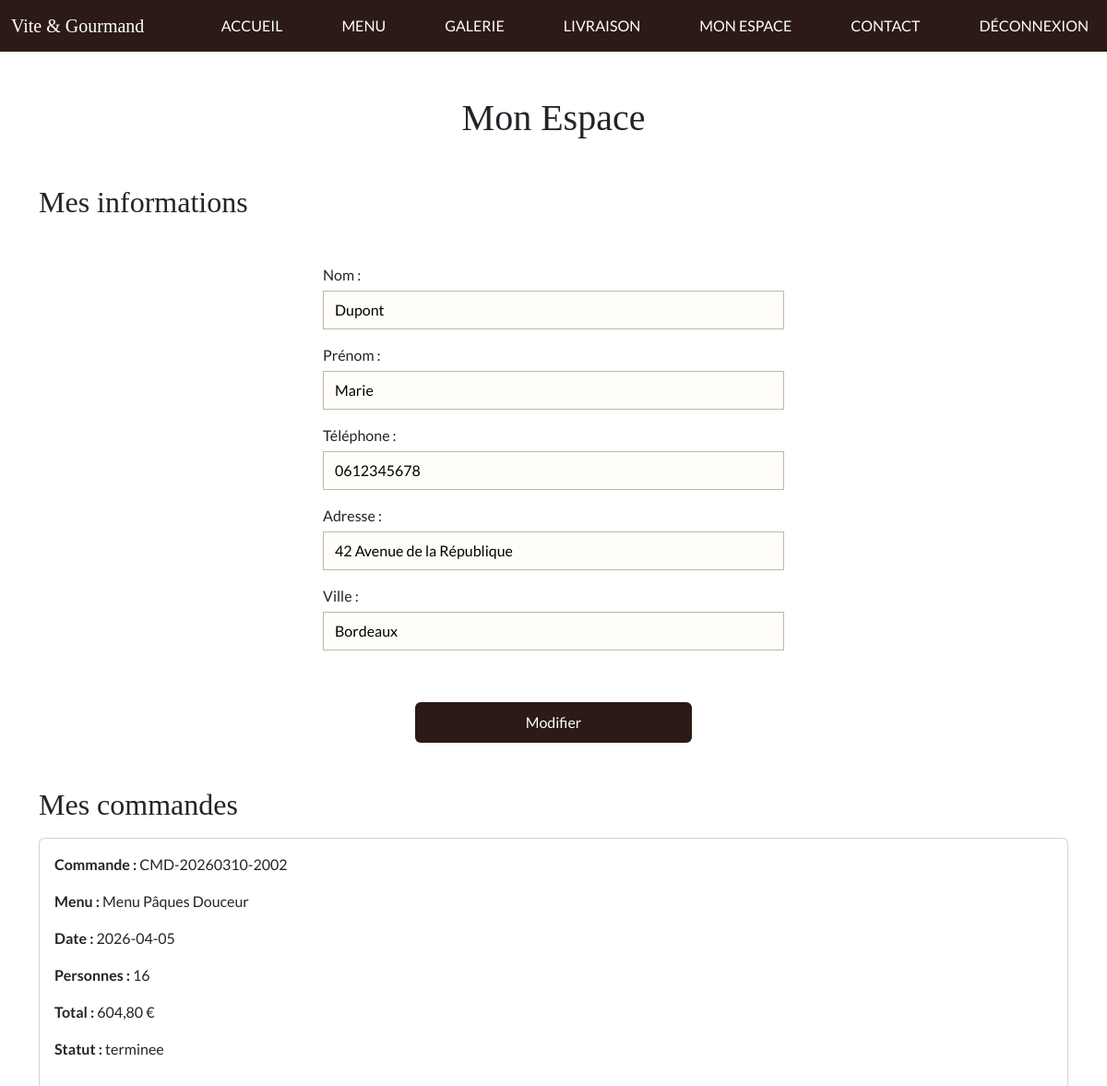
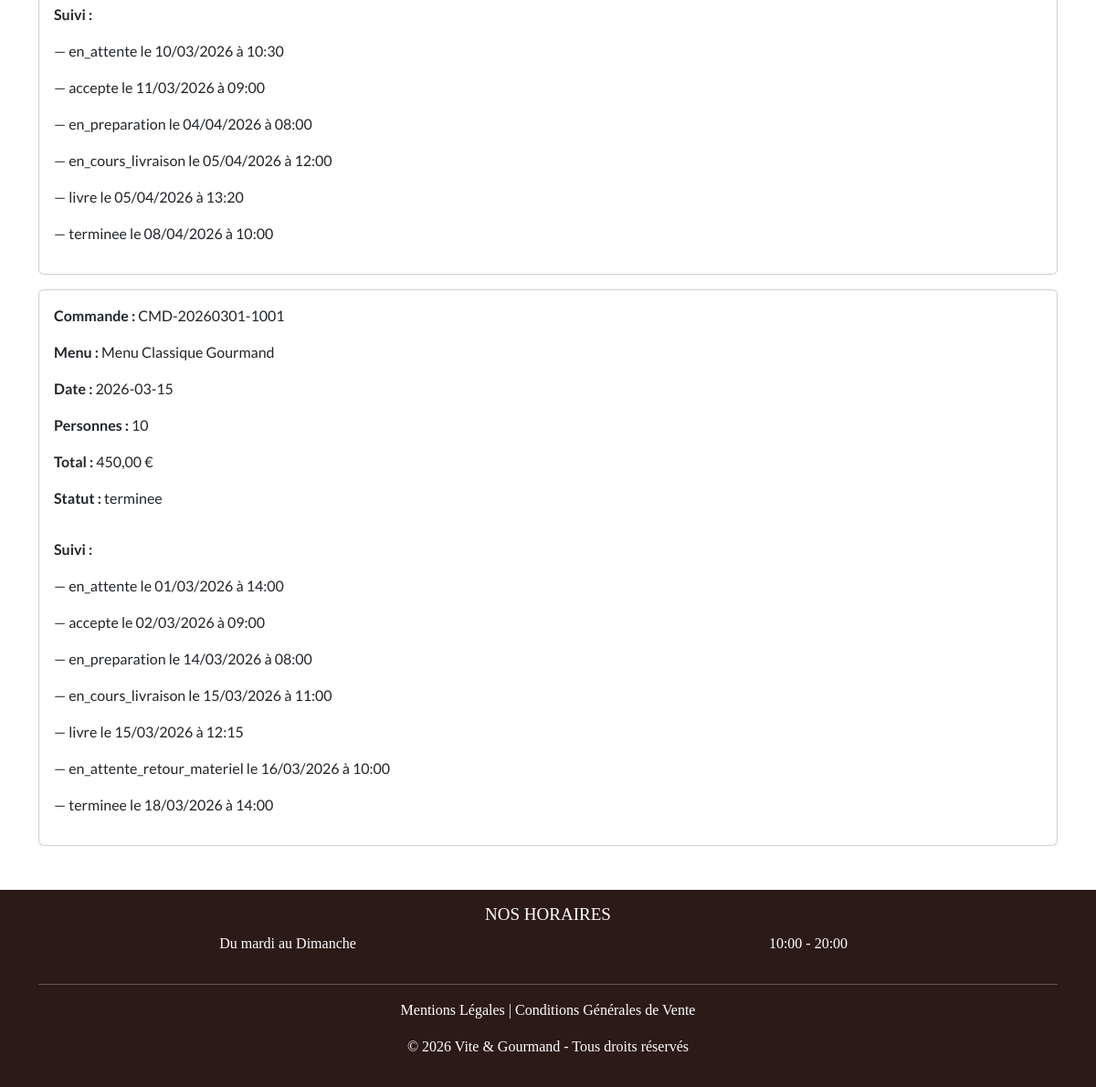
The page /espace-utilisateur.php (signed in) on the database its author committed (2 pictures, top to bottom).
### tables this page shows
CREATE TABLE utilisateur (
    utilisateur_id INT AUTO_INCREMENT PRIMARY KEY,
    email VARCHAR(150) NOT NULL UNIQUE,
    password VARCHAR(255) NOT NULL,
    nom VARCHAR(100) NOT NULL,
    prenom VARCHAR(100) NOT NULL,
    telephone VARCHAR(20) NOT NULL,
    adresse_postale VARCHAR(255) NOT NULL,
    ville VARCHAR(100) NOT NULL,
    pays VARCHAR(100) NOT NULL DEFAULT 'France',
    actif BOOLEAN NOT NULL DEFAULT TRUE,
    date_creation DATETIME NOT NULL DEFAULT CURRENT_TIMESTAMP,
    role_id INT NOT NULL,
    FOREIGN KEY (role_id) REFERENCES role(role_id)
);

CREATE TABLE commande (
    commande_id INT AUTO_INCREMENT PRIMARY KEY,
    numero_commande VARCHAR(50) NOT NULL UNIQUE,
    utilisateur_id INT NOT NULL,
    menu_id INT NOT NULL,

     
    date_commande DATETIME NOT NULL DEFAULT CURRENT_TIMESTAMP,
    date_livraison DATE NOT NULL,
    heure_livraison TIME NOT NULL,
    adresse_livraison VARCHAR(255) NOT NULL,
    ville_livraison VARCHAR(100) NOT NULL,
    distance_km DECIMAL(6,2) NOT NULL DEFAULT 0,

     
    nombre_personnes INT NOT NULL,
    prix_menu_unitaire DECIMAL(10,2) NOT NULL,
    prix_menu_total DECIMAL(10,2) NOT NULL,
    prix_livraison DECIMAL(10,2) NOT NULL DEFAULT 0,
    reduction DECIMAL(10,2) NOT NULL DEFAULT 0,
    prix_total DECIMAL(10,2) NOT NULL,

     
    statut ENUM(
        'en_attente',
        'accepte',
        'en_preparation',
        'en_cours_livraison',
        'livre',
        'en_attente_retour_materiel',
        'terminee',
        'annulee'
    ) NOT NULL DEFAULT 'en_attente',
    pret_materiel BOOLEAN NOT NULL DEFAULT FALSE,
    materiel_restitue BOOLEAN NOT NULL DEFAULT FALSE,

     
    motif_annulation TEXT,
    mode_contact_annulation ENUM('telephone', 'email'),

    FOREIGN KEY (utilisateur_id) REFERENCES utilisateur(utilisateur_id),
    FOREIGN KEY (menu_id) REFERENCES menu(menu_id)
);

CREATE TABLE menu (
    menu_id INT AUTO_INCREMENT PRIMARY KEY,
    titre VARCHAR(150) NOT NULL,
    description TEXT NOT NULL,
    image_principale VARCHAR(255),
    nombre_personnes_min INT NOT NULL,
    prix_min DECIMAL(10,2) NOT NULL,
    conditions_menu TEXT,
    stock_disponible INT NOT NULL DEFAULT 0,
    actif BOOLEAN NOT NULL DEFAULT TRUE
);

CREATE TABLE suivi_commande (
    suivi_id INT AUTO_INCREMENT PRIMARY KEY,
    commande_id INT NOT NULL,
    statut VARCHAR(50) NOT NULL,
    date_changement DATETIME NOT NULL DEFAULT CURRENT_TIMESTAMP,
    commentaire TEXT,
    FOREIGN KEY (commande_id) REFERENCES commande(commande_id) ON DELETE CASCADE
);

### espace-utilisateur.php (the view, shortened to what this page needs)
<?php
require_once __DIR__ . '/includes/header.php';
$pdo = Database::getConnection();
$userId = $_SESSION['utilisateur_id'];
$stmt = $pdo->prepare("SELECT * FROM utilisateur WHERE utilisateur_id = :id");
$stmt->execute([':id' => $userId]);
$utilisateur = $stmt->fetch();
$stmt = $pdo->prepare("
    SELECT c.*, m.titre AS menu_titre
    FROM commande c
    JOIN menu m ON c.menu_id = m.menu_id
    WHERE c.utilisateur_id = :id
    ORDER BY c.date_commande DESC
");
$stmt->execute([':id' => $userId]);
$commandes = $stmt->fetchAll();
?>
<div class="container my-5">
    <h1 class="text-center mb-5">Mon Espace</h1>
    <h2 class="mb-3">Mes informations</h2>
    <form method="post" action="espace-utilisateur.php" class="formulaire-contact mb-5">
        <fieldset>
            <label for="nom">Nom :
                <input id="nom" name="nom" type="text" value="<?= htmlspecialchars($utilisateur['nom']) ?>" required>
            </label>
            <label for="prenom">Prénom :
                <input id="prenom" name="prenom" type="text" value="<?= htmlspecialchars($utilisateur['prenom']) ?>" required>
            </label>
            <label for="telephone">Téléphone :
                <input id="telephone" name="telephone" type="tel" value="<?= htmlspecialchars($utilisateur['telephone']) ?>" required>
            </label>
            <label for="adresse">Adresse :
                <input id="adresse" name="adresse" type="text" value="<?= htmlspecialchars($utilisateur['adresse_postale']) ?>" required>
            </label>
            <label for="ville">Ville :
                <input id="ville" name="ville" type="text" value="<?= htmlspecialchars($utilisateur['ville']) ?>" required>
            </label>
        </fieldset>
        <input type="submit" value="Modifier" class="btn btn-dark">
    </form>
    <h2 class="mb-3">Mes commandes</h2>
    <?php if (empty($commandes)) : ?>
        <p>Aucune commande pour le moment.</p>
    <?php else : ?>
        <?php foreach ($commandes as $cmd) : ?>
            <div class="card mb-3 p-3">
                <p><strong>Commande :</strong> <?= htmlspecialchars($cmd['numero_commande']) ?></p>
                <p><strong>Menu :</strong> <?= htmlspecialchars($cmd['menu_titre']) ?></p>
                <p><strong>Date :</strong> <?= htmlspecialchars($cmd['date_livraison']) ?></p>
                <p><strong>Personnes :</strong> <?= $cmd['nombre_personnes'] ?></p>
                <p><strong>Total :</strong> <?= number_format($cmd['prix_total'], 2, ',', ' ') ?> €</p>
                <p><strong>Statut :</strong> <?= htmlspecialchars($cmd['statut']) ?></p>
                <?php
                $stmt_suivi = $pdo->prepare("SELECT statut, date_changement FROM suivi_commande WHERE commande_id = :id ORDER BY date_changement ASC");
                $stmt_suivi->execute([':id' => $cmd['commande_id']]);
                $suivis = $stmt_suivi->fetchAll();
                ?>
                <?php if (!empty($suivis)) : ?>
                    <div class="mt-3">
                        <p><strong>Suivi :</strong></p>
                        <?php foreach ($suivis as $suivi) : ?>
                            <p>— <?= htmlspecialchars($suivi['statut']) ?> le <?= date('d/m/Y à H:i', strtotime($suivi['date_changement'])) ?></p>
                        <?php endforeach; ?>
                    </div>
                <?php endif; ?>
            </div>
        <?php endforeach; ?>
    <?php endif; ?>
</div>
<?php require_once __DIR__ . '/includes/footer.php'; ?>

### rows shown on the page
utilisateur: nom "Dupont", prenom "Marie", telephone "0612345678", adresse "42 Avenue de la République", ville "Bordeaux"
commande: numero_commande "CMD-20260310-2002", menu.titre "Menu Pâques Douceur", date_livraison "2026-04-05", nombre_personnes "16", prix_total "604,80", statut "terminee"
suivi_commande: statut "en_attente", date_changement "10/03/2026 à 10:30"
suivi_commande: statut "accepte", date_changement "11/03/2026 à 09:00"
suivi_commande: statut "en_preparation", date_changement "04/04/2026 à 08:00"
suivi_commande: statut "en_cours_livraison", date_changement "05/04/2026 à 12:00"
suivi_commande: statut "livre", date_changement "05/04/2026 à 13:20"
suivi_commande: statut "terminee", date_changement "08/04/2026 à 10:00"
commande: numero_commande "CMD-20260301-1001", menu.titre "Menu Classique Gourmand", date_livraison "2026-03-15", nombre_personnes "10", prix_total "450,00", statut "terminee"
suivi_commande: statut "en_attente", date_changement "01/03/2026 à 14:00"
suivi_commande: statut "accepte", date_changement "02/03/2026 à 09:00"
suivi_commande: statut "en_preparation", date_changement "14/03/2026 à 08:00"
suivi_commande: statut "en_cours_livraison", date_changement "15/03/2026 à 11:00"
suivi_commande: statut "livre", date_changement "15/03/2026 à 12:15"
suivi_commande: statut "en_attente_retour_materiel", date_changement "16/03/2026 à 10:00"
suivi_commande: statut "terminee", date_changement "18/03/2026 à 14:00"
